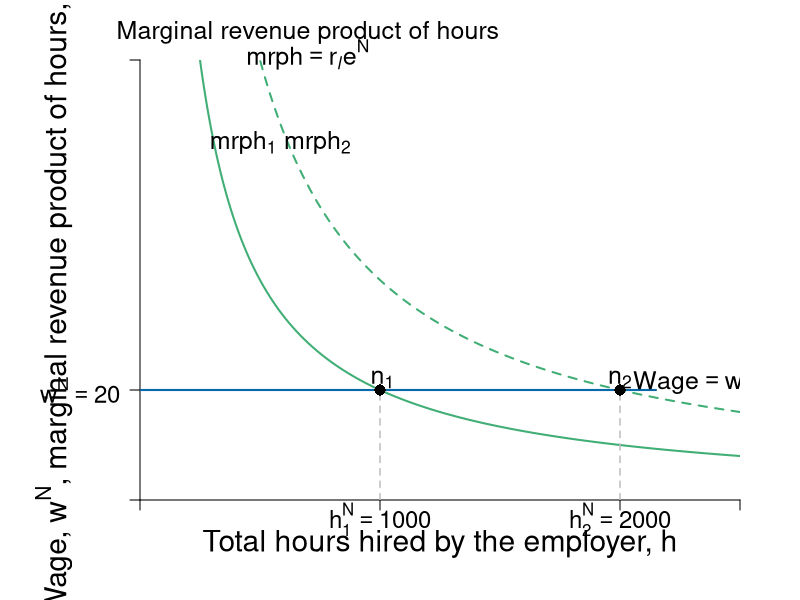

This chart was generated by the following R code:
require(shape, rootSolve)

#define functions

MRP<-function(n){
  20000/n
}
MRP2<-function(n){
  40000/n
}

#Set parameters for graphics
axislabelsize <- 1.8
labelsize <- 1.5
namesize <- 1.8
annotatesize <- 1.5
graphlinewidth <- 2
segmentlinewidth <- 1.5

COL <- c("#7fc97f", "#beaed4", "#fdc086", "#ffff99", "#386cb0", "#f0027f", "#bf5b17", "#666666")
COLA <- c("#e0f3db", "#99d8c9","#66c2a4","#41ae76", "#238b45", "#005824")
COLB <- c("#4eb3d3", "#2b8cbe", "#0868ac","#084081")
grays <- gray.colors(25, start = 1, end = 0)


ylims <- c(0, 80)
xlims <- c(0, 2500)
npts <- 501
x <- seq(xlims[1], xlims[2], length.out = npts)
y <- seq(ylims[1], ylims[2], length.out = npts) 

# ----
# first plot: competitive vs monopsony
pdf(file = "employment/employment_mrp_effort_nonlinear2.pdf", width = 10, height = 8)
par(mar =  c(5, 7, 3, 3))

#Notice the plot starts at x = 0.2 not 0
plot(xlims[1], 0, xlim = xlims, ylim = ylims, type = "n",
     xlab = expression(paste("")),
     ylab = expression(paste("")), 
     xaxt = "n", 
     yaxt = "n", 
     cex.lab = axislabelsize, 
     bty = "n", 
     xaxs="i", 
     yaxs="i"
)

# ticksx <- seq(from = 0, to = xlims[2], by = 0.2)
# xlabels <- seq(from = 0, to = xlims[2], by = 0.2)
# ticksy <- seq(from = 0, to = ylims[2], by = 2)
# ylabels <- seq(from = 0, to = ylims[2], by = 2)

ticksx <- c(xlims[1], 1000, 2000, xlims[2])
xlabels <- c(NA, expression(paste(h[1]^{N}==1000)),expression(paste(h[2]^{N}==2000)), NA)
ticksy <- c(ylims[1], 20, ylims[2])
ylabels <- c(NA, expression(paste(w^N == 20)),NA)

axis(1, at = ticksx, pos = 0, labels = xlabels, cex.axis = axislabelsize*0.8)
axis(2, at = ticksy, pos = xlims[1], labels = ylabels, las = 1, cex.axis = axislabelsize*0.8)

npts <- 500 
xx2 <- seq(xlims[1], xlims[2], length.out = npts)

#Draw the graphs
lines(xx2, MRP(xx2), col = COLA[4], lwd = graphlinewidth)
lines(xx2, MRP2(xx2), lty = 2, col = COLA[4], lwd = graphlinewidth)


#Axis labels
#mtext(expression(paste("Total hours hired by the employer, ", h)), side = 1, line = 2.5, cex = axislabelsize)
text(0.5*xlims[2], -8, expression(paste("Total hours hired by the employer, ", h)), xpd = TRUE, cex = axislabelsize) 
text(-360, 0.5*ylims[2], expression(paste("Wage, ", w^N, ", marginal revenue product of hours, ", r[italic(l)]*e^N )), xpd = TRUE, cex = axislabelsize, srt = 90) 


#add segments
segments(0, 20, 2150, 20, lty = 1, col = COLB[3], lwd = graphlinewidth)
segments(1000, 0, 1000, 20, lty = 2, col = "gray", lwd = segmentlinewidth)
segments(2000, 0, 2000, 20, lty = 2, col = "gray", lwd = segmentlinewidth)

## add points

points(1000, 20, pch = 16, col = "black", cex = 1.5)
points(2000, 20, pch = 16, col = "black", cex = 1.5)

# label points
text(1000 + 10, 22, expression(paste(n[1])), cex = labelsize)
text(2000 , 22, expression(paste(n[2])), cex = labelsize)



# add labels to graphs
text(430, 65, expression(paste(mrph[1])), cex = labelsize)
text(740, 65, expression(paste(mrph[2])), cex = labelsize)
text(2310, 22, expression(paste(Wage == w^N)), cex = labelsize)

text(700, 85, expression(paste("Marginal revenue product of hours")), cex = labelsize, xpd = TRUE)
text(700, 81, expression(paste(mrph == r[italic(l)]*e^N)), cex = labelsize, xpd = TRUE)

#text(0.58, ACL(0.85) - 1.1, "Minimum wage", cex = axislabelsize)
#text(0.58, ACL(0.85) - 1.6, "not binding", cex = axislabelsize)

# text(0.85, 3.7, "Competitive", cex = axislabelsize)
# text(0.85, 3.2, "Marginal cost", cex = axislabelsize)
# text(0.85, 2.7, "of labor", cex = axislabelsize)
# text(0.85, 2.2, expression(paste( (mcl[C]) )), cex = axislabelsize)

dev.off()
